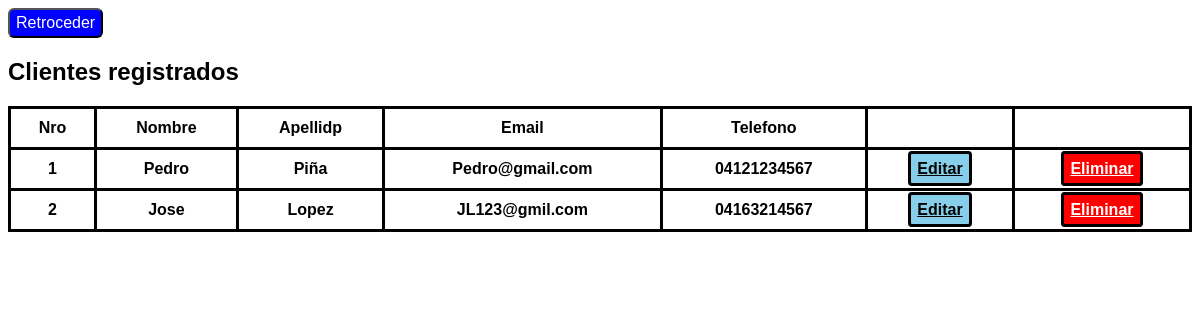
The app's page /crud_gestion_de_ventas/mostrar_clientes.php with its own data.
### tables this page shows
CREATE TABLE `cliente` (
  `ID_Cliente` int(11) NOT NULL,
  `Nombre` varchar(20) NOT NULL,
  `Apellido` varchar(20) NOT NULL,
  `Email` varchar(30) NOT NULL,
  `Telefono` varchar(20) NOT NULL
);

### crud_gestion_de_ventas/mostrar_clientes.php (the view, shortened to what this page needs)
<?php
$connect = connection();
$SQL= "SELECT* FROM cliente";
$Query = mysqli_query($connect, $SQL);
?>
<!DOCTYPE html>
<html lang="en">
<head>
    <link rel="stylesheet"  href="styles/Styles.css">
</head>
<body>
<button onclick="goBack()">Retroceder</button>
<div>
        <h2>Clientes registrados</h2>
        <table>
            <thead>
                <tr>
                    <th>Nro</th>
                    <th>Nombre</th>
                    <th>Apellidp</th>
                    <th>Email</th>
                    <th>Telefono</th>
                    <th></th>
                    <th></th>
                </tr>
            </thead>
            <tbody>
                <?php
                 $i=0;
                ?>
                <?php while ($fila= mysqli_fetch_array($Query)):  ?>
            <tr>
                <?php
                $i=$i+1;
                ?>
                <th><?= $i?></th>
                <th><?= $fila["Nombre"] ?></th>
                <th><?= $fila["Apellido"] ?></th>
                <th><?= $fila["Email"] ?></th>
                <th><?= $fila["Telefono"] ?></th>
                <Th><a href="editar_cliente.php?id=<?= $fila["ID_Cliente"] ?>" class="edit-button">Editar</a></Th>
                <Th><a href="eliminar_cliente.php?id=<?= $fila["ID_Cliente"] ?>" class="delete-button">Eliminar</a></Th>
            </tr>
            <?php endwhile; ?>
            </tbody>
        </table>
    </div>
</body>
</html>

### crud_gestion_de_ventas/styles/Styles.css (style rules this page uses)
body { background-color: white; color: black; font-family: Arial, sans-serif; display: flow-root; }
input, table { background-color: white; color: black; }
button { background-color: blue; color: white; height: 30px; border-radius: 6px; font-size: 16px; }
table { width: 100%; border-collapse: collapse; border: 1px solid gainsboro; }
table, th, td, tr { border: 3px solid black; }
th, td { padding: 10px; }
.edit-button { background-color: skyblue; padding: 6px; color: black; text-align: center; font-weight: bold; border: black solid; border-width: 3px; border-radius: 4px; }
.delete-button { background-color: red; padding: 6px; color: white; text-align: center; font-weight: bold; border: black solid; border-width: 3px; border-radius: 4px; }

### records on screen
cliente: Nombre "Pedro", Apellido "Piña", Email "Pedro@gmail.com", Telefono "04121234567"
cliente: Nombre "Jose", Apellido "Lopez", Email "JL123@gmil.com", Telefono "04163214567"
